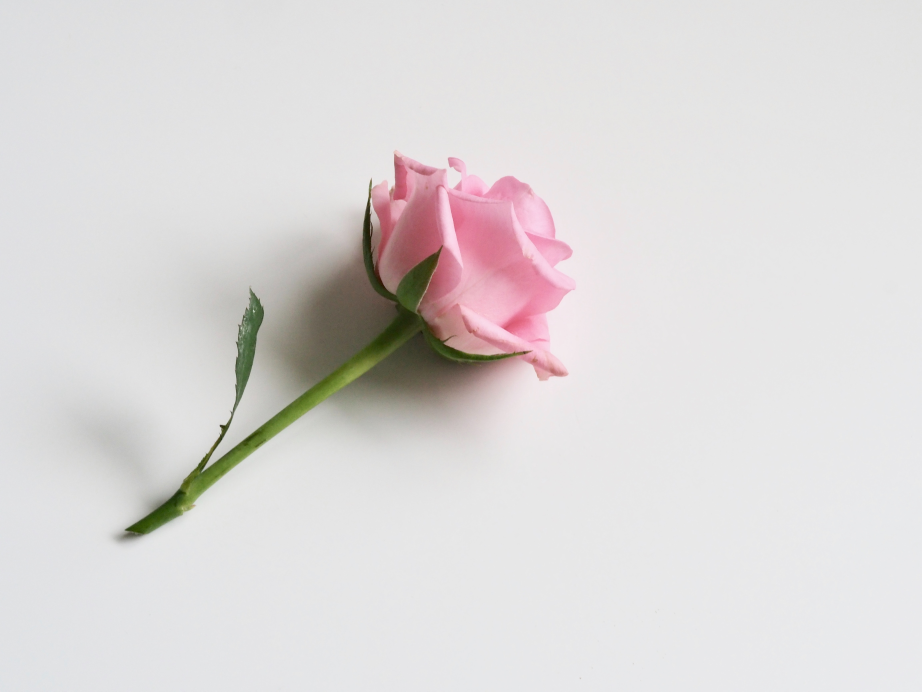
#> input picture computer_vision/images/rose.jpg, 4608 x 3456 px (shown at 1/5 size); the run also reads 2 pictures not shown here
$ jupyter execute homography.ipynb
#> lines starting #> are read from the running program, lines starting #| are printed output that depends on the picture
### computer_vision/module/utility.py
import matplotlib.pyplot as plt
import numpy as np
from matplotlib.colors import hsv_to_rgb


def show_images(*img_label_tuples, grey=True):
    if len(img_label_tuples) == 1 and type(img_label_tuples[0]) == list:
        img_label_tuples = img_label_tuples[0]

    n = len(list(img_label_tuples))
    f = plt.figure(figsize=(12.8, 9.6))

    axes = [f.add_subplot(100 + 10 * n + i) for i in range(1, n+1)]

    imgs_max = 1 if all([image.max() <= 1 for image, *
                        _ in img_label_tuples]) else 255

    for ax, (image, label, *others) in zip(axes, img_label_tuples):
        ax.title.set_text(label)
        autoscale = others[0] if len(others) > 0 else False
        vmin, vmax = (0, imgs_max) if not autoscale else (
            image.min(), image.max())
        if grey:
            ax.imshow(image, cmap='gray', vmin=vmin, vmax=vmax)
        else:
            ax.imshow(image)

        ax.xaxis.set_visible(False)
        ax.yaxis.set_visible(False)


# [24 lines left out: function show_pyramids, not called in this run]


def array_is_equal(arr1, arr2, epsilon=1e-10):
    return np.abs((arr1 - arr2)).max() < epsilon


# [17 lines left out: functions make_segments, interact_func, not called in this run]

### common/utility.py
import inspect
import matplotlib.pyplot as plt

def show_implementation(cls, section=None):
    SECTION_DELIMITER = "Section"
    found_section = False
    it = inspect.getsourcelines(cls)[0]
    print(it[0], end='')
    for line in it[1:]:
        if section is not None and section not in line and not found_section:
            continue
        found_section = True

        if SECTION_DELIMITER in line and section is not None and section not in line:
            break
        print(line, end='')

### computer_vision/module/homography.py
import numpy as np


def homography(H, ps):
    Ps = np.hstack((ps, np.ones((ps.shape[0], 1))))

    P_primes = np.array([H @ p for p in Ps])
    p_primes = (P_primes[:, 0:2] / P_primes[:,
                2].reshape((-1, 1)))
    p_primes = p_primes.reshape(ps.shape)
    return p_primes


def indices(image):
    return np.indices(image.shape).transpose(
        (1, 2, 0)).reshape((-1, 2))

### computer_vision/module/dlt.py
import numpy as np


def dlt(ps, p_primes):
    assert len(ps) == len(p_primes)
    xs, ys = ps[:, 0], ps[:, 1]
    x_primes, y_primes = p_primes[:, 0], p_primes[:, 1]

    arr = []
    for x, x_p, y, y_p in zip(xs, x_primes, ys, y_primes):
        arr.append([-x, -y, -1, 0, 0, 0, x * x_p, y * x_p, x_p])
        arr.append([0, 0, 0, -x, -y, -1, x * y_p, y * y_p, y_p])
    A = np.array(arr)
    H = np.linalg.svd(A)[-1][-1].reshape(3, 3)

    return H / H[2][2]  # Make bottom right corner 1 for ease of representation

### computer_vision/module/ransac.py
import numpy as np


def ransac(sample_pool, N, sample_size, dist_func, delta, return_metric=False):
    best = (None, 0)
    for _ in range(N):
        indices = np.random.choice(
            np.arange(sample_pool.shape[0]), size=sample_size, replace=False)
        sample = sample_pool[indices]
        num_inliers = (dist_func(sample, sample_pool) <= delta).sum()

        if num_inliers > best[1]:
            best = (sample, num_inliers)

    return best if return_metric else best[0]

### computer_vision/module/image_warp.py
from scipy.spatial import KDTree
import numpy as np


def warp(pixels, image, n=5, eps=1e-6, max_d=3):
    grid = np.indices(image.shape).transpose(1, 2, 0)

    tree = KDTree(pixels.reshape((-1, 2)))
    dist, indices = tree.query(grid, n, workers=-1, distance_upper_bound=max_d)
    indices[dist == np.inf] = 0

    intensities = image.ravel()[indices]

    metric = (1/(dist+eps) + eps)
    avg_intensities = (intensities * metric).sum(axis=-1) / \
        (metric.sum(axis=-1))
    domain = (dist.min(axis=-1) != np.inf).reshape(image.shape)
    return avg_intensities.round().astype('uint8'), domain

### computer_vision/homography.ipynb
[cell 1]
from PIL import Image
import matplotlib.pyplot as plt
import numpy as np
from module.utility import show_images
from common.utility import show_implementation

[cell 2]
rose_image = Image.open("images/rose.jpg").resize((288, 216))
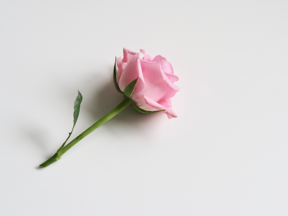
#> rose_image: PIL image 288x216 RGB; mean R, G, B 220.2, 216.7, 216.5
rose_image = np.array(rose_image.convert("L"))
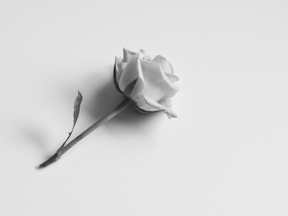
#> rose_image: shape (216, 288); min 27, max 238, mean 217.7

# Homography

After the [descriptor chapter](./descriptor.ipynb), we can:
1. identify key points
2. describe the area around the key points
3. perform matching on that points

Now, all that is left is to stitch the two images together based on the key point location.

However, it becomes clear that only shifting the image is not always sufficient to align the two images together.
For example. the image may be rotated, scaled, or even taken from a different plane.

Thus, we need a way to transform the image (based on the transformation of the key points) for better alignment.

## Image projection

In all the previous chapters, we have performed functions on the pixel value of the image.
In a more mathematical form, given a location $x$, the function of the pixel values of the image $F$, and some function $h$, the original image is given as $F(x)$ and our transformed image $G(x)$ is defined as:

$$
G(x) = h(F(x))
$$

However, to align the image, we need to change the domain of $F$.
That is, our transformed image should have the form of:
$$
G(x) = F(h(x))
$$

This means that each pixel at $x$ in $G$ is obtaining its value from the pixel at $h(x)$ in $F$.

### Analogy
A way of thinking about it is to image the image is transformed into individual "blobs of paint".
Then we apply a transformation to move each blob to a new position.
The resulting image would be our desired $G(x)$.

[cell 3]
lo = min(rose_image.shape)
square_rose = rose_image[:lo, :lo]
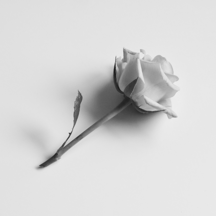
#> square_rose: shape (216, 216); min 27, max 238, mean 213.4
fig = plt.figure(figsize=(15, 5))
axs = fig.subplots(1, 3, sharex=True, sharey=True)
axs[0].imshow(square_rose, cmap="gray")
axs[0].set_aspect("auto")
axs[0].set_title("Original image")

y, x = np.linspace(0, square_rose.shape[0] - 1, num=30, dtype="int32"), np.linspace(
    0, square_rose.shape[1] - 1, num=30, dtype="int32"
)
y, x = np.meshgrid(x, y)
y, x = y.ravel(), x.ravel()
axs[1].scatter(x, y, c=square_rose[y, x], cmap="gray", s=10)
axs[1].set_title("Image as paint blobs")

irt2 = 1 / 2**0.5
transformed = np.array([[irt2, -irt2], [irt2, irt2]]) @ np.vstack((x, y))
axs[2].scatter(*transformed, c=square_rose[y, x], cmap="gray", s=10)
axs[2].set_title("Transformed paint blobs")

axs[0].invert_yaxis()
plt.gca().invert_yaxis()
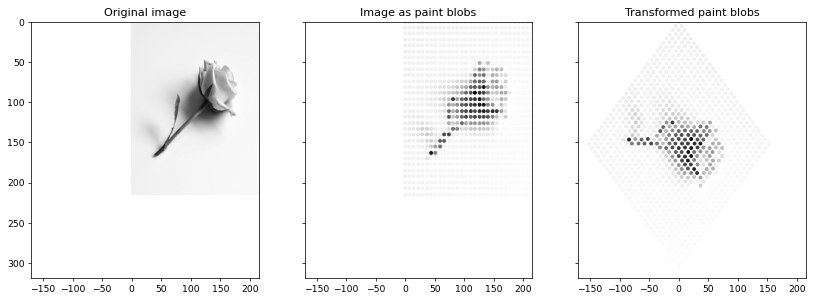
#> figure drawn by matplotlib, 3 panels

Notice that parts of our image may land outside of the positive x and y axis.
This is something we need to account for later

## Types of 2D transformations
Since our pixel location is 2 dimensional, we should look at the types of 2D transformation we can perform on an image.

It is as follows:
* Translation
* Rotation
* Scaling
* Affine
* Projective

For image stitching, we would require projective transformation (**homography**) as it will account for the change in plane of the image.

[cell 4]
ps = np.array([[-1, -1], [-1, 1], [1, 1], [1, -1]])
rt2 = np.sqrt(2)
all_p_primes = np.array(
    [
        ps + (0, 1),
        [[-rt2, 0], [0, rt2], [rt2, 0], [0, -rt2]],
        ps * 2,
        [[-1, -1], [0, 1], [2, 1], [1, -1]],
        [[-1, -1], [-2, 1], [2, 1], [1, -1]],
    ]
)

titles = ["Translation", "Rotation", "Scaling", "Affine", "Projective"]

num_rows = all_p_primes.shape[0]
fig = plt.figure(figsize=(8, 5 * num_rows))
axs = fig.subplots(num_rows, 2, sharex=True, sharey=True)

for row, p_primes, title in zip(axs, all_p_primes, titles):
    ax1, ax2 = row

    ax1.fill(ps[:, 0], ps[:, 1], "ko")
    ax2.fill(p_primes[:, 0], p_primes[:, 1], "ko")
    ax2.set_title(title)

plt.show()
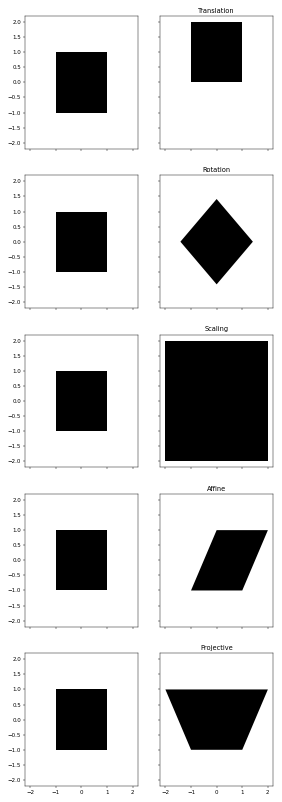
#> figure drawn by matplotlib, 10 panels

Hence, we can apply homography when the image have any of the following properties:
* the scene is planar (*ie* a picture of a flat wall)
* or approximately planar (*ie* the scene is far away or have little depth variation)
* the scene is captured under camera rotation **only**, with not translation.

This is together with the (obvious) assumption that the things within the image did not move (significantly) independently of one another.

## Applying homography

Suppose that we wish to transform a pixel location $p$ to $p'$, and we know the homography matrix H.
It is clear that both $p$ and $p'$ are 2 dimensional.
Since homography are linear operations, we can define them as a matrix multiplication with $p$.

Thus, we get $p' = Hp$

<p hidden>TODO: Add linear algebra chapter<p/>

From [linear algebra](./), we learnt that we can use matrices to change the dimension that we are working in, and the matrix $\begin{pmatrix}0 & 1 \\ -1 & 0\end{pmatrix}$ correspond to a 90 degree clockwise rotation on the domain.

[cell 5]
# For visualization, we supply this loose image warping function.
# Proper image warping will be discussed later
def loose_warp(p_primes, reference_image):
    p_primes = p_primes.reshape(*reference_image.shape, 2)
    p_primes = p_primes.round().astype("int32")
    if p_primes.ndim == 2:
        return reference_image[p_primes[:, 0], p_primes[:, 1]]
    elif p_primes.ndim == 3:
        return reference_image[p_primes[:, :, 0], p_primes[:, :, 1]]

    raise "Unknown dimension provided"

[cell 6]
rose_image_padded = np.pad(
    rose_image,
    (
        (0, max(rose_image.shape) - rose_image.shape[0]),
        (0, max(rose_image.shape) - rose_image.shape[1]),
    ),
    constant_values=0,
)
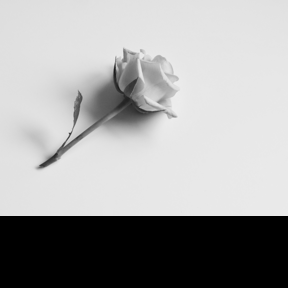
#> rose_image_padded: shape (288, 288); min 0, max 238, mean 163.3

indices = np.indices(rose_image_padded.shape).transpose((1, 2, 0)).reshape((-1, 2))

H = np.array([[0, 1], [-1, 0]])

rotated = np.array([H @ p for p in indices])
h, w = rose_image_padded.shape
transformed_image = loose_warp(rotated.reshape((h, w, 2)), rose_image_padded)
#> in loose_warp, `return reference_image[p_primes[:, :, 0], p_primes[:, :, 1]]`:
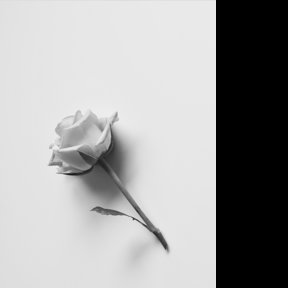
#> returned value: shape (288, 288); min 0, max 238, mean 163.3
show_images(
    (rose_image, "Original Image"),
    (rose_image_padded, "Padded image"),
    (transformed_image, "Rotated image"),
)

Indeed, the matrix $H$ correspond to a rotation.
We added padding so that the domain of $p$ is the same as $p'$.

<span id='side-note'/>

**NOTE**

($H$ doesn't actually result in the above transformation.
Suppose we consider the pixel location (10, 0), then after applying the homography, the new pixel location would be (0, -10).
But since we don't have a pixel value at a negative coordinate, the resulting image would be effectively blank.
However, `numpy` allows for negative indexing of their array, and it just so happens that the negative index corresponds to a correct domain referencing such that the result is proper rotation.
To achieve a correct homography for rotation, we would need to make the center of the image (0, 0) and perform rotation, which we will account for this we have a better understanding of homography.

Secondly, we are referencing the original image using the transformed pixel as a location.
However, we should be sending all the original image pixels into the transformed domain instead.
Because we did the "wrong" thing, the resultant transformation is actually the inverse operation, _ie_ a 90 degrees **anti-clockwise** rotation.
We are doing the "wrong" process now to show the effects of the matrix operations, the proper method will be discussed under [image warping](#Image-warping))

## Homogeneous coordinates
From using the above formulation of a $2 \times 2$ homography matrix $H$, we can verify that we can indeed perform rotations, scaling, affine and projective transformations.

Through some experimentation, we also would realized that **we are unable to represent translation using a $2\times 2$ matrix $H$**.

A way to reason about it is because we have no way of increasing a certain pixel location by a constant amount as we do not have a "constant row" in $p$ to multiply against when we do the matrix multiplication of $Hp$.

Hence, we introduce the concept of a **homogeneous** coordinates (our previous 2D coordinate are **heterogeneous**)

For any point $p = (x,y)$, we represent it as $P = (x,y,1)$ instead.
And our $H$ is now a $3 \times 3$ matrix.

Hence, we get the following

$$
p = \begin{pmatrix}x \\ y \end{pmatrix} \Rightarrow
P = \begin{pmatrix}x \\ y \\ 1\end{pmatrix}
$$

$$
P' = HP
$$

$$
P' = \begin{pmatrix}x' \\ y' \\ w' \end{pmatrix} \Rightarrow
p' = \begin{pmatrix}x' / w' \\ y' / w'\end{pmatrix}
$$

Notice that we can set the last column of $H$ to be $(0, 0, 1)$, and it would correspond to a transformation without translation.

And any of the non-zero values on the last column of H (except the last row) will correspond to a translation transformation.

[cell 7]
from module.homography import homography, indices

show_implementation(homography)

[cell 8]
def discretize(p_primes, reference_image):
    p_primes = p_primes.reshape(*reference_image.shape, 2)
    p_primes = p_primes.round().astype("int32")
    valid_xy = p_primes >= 0
    valid_xy &= valid_xy[:, :, ::-1]
    p_primes = np.where(valid_xy, p_primes, 0)
    transformed_image = np.zeros(
        (p_primes[:, :, 0].max() + 1, p_primes[:, :, 1].max() + 1)
    )
    transformed_image[p_primes[:, :, 0], p_primes[:, :, 1]] = reference_image

    return transformed_image

[cell 9]
def square(image):
    return np.pad(
        image,
        (
            (0, max(image.shape) - image.shape[0]),
            (0, max(image.shape) - image.shape[1]),
        ),
        constant_values=0,
    )

[cell 10]
image_padded = square(rose_image)

H = np.array([[0, 1, 0], [-1, 0, 0], [0, 0, 1]])
p_primes = homography(H, indices(image_padded))
#> in homography, `p_primes = (P_primes[:, 0:2] / P_primes[:, 2].reshape((-1, 1)))`: p_primes = 82944 pairs, first value 0 to 287, second value -287 to 0
transformed = loose_warp(p_primes, image_padded)
show_images(
    (rose_image, "Original Image"),
    (image_padded, "Padded image"),
    (transformed, "Rotated image"),
)

$(0, 0, 1)$ on last row gives us the same transformation as in heterogeneous coordinates.

[cell 11]
image_padded = square(rose_image)

H = np.array([[1, 0, 50], [0, 1, 0], [0, 0, 1]], dtype="uint32")
p_primes = homography(H, indices(rose_image))
#> p_primes = 62208 pairs, first value 50 to 265, second value 0 to 287
transformed_image = discretize(p_primes, rose_image)
#> in discretize, `transformed_image[p_primes[:, :, 0], p_primes[:, :, 1]] = reference_im..`:
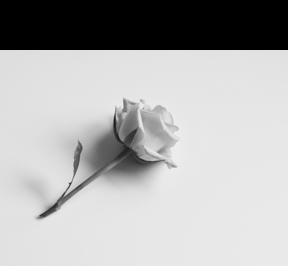
#> transformed_image: shape (266, 288) float64; min 0, max 238, mean 176.8
show_images((rose_image, "Original Image"), (transformed_image, "Translated image"))

And the values in the last column dictates the amount of translation to the image.

## Computing homography

Remember our motivation.
We were given a set of points $p$ which are matched to $p'$ in a new image.
Now, we wish to find some homography matrix $H$ such that it matches points $p$ to $p'$, such that we can apply this transformation to all points in the image.

Thus, the problem statement is:

*Given a set of matched key points $(p_i, p_i')$, find the best estimate of $H$ such that*
$$
P' = H P
$$

### Direct Linear Transform

Firstly, we make some assumptions of our desired H.
**We assume that the transformation is "linear"; that is, $w'$ is constant.**
Because of this, we can rewrite our matrix as below, using $\alpha$ as the constant scale factor used to account for $w'$.

$$
\begin{pmatrix}
x' \\
y' \\
1
\end{pmatrix}
=
\alpha
\begin{pmatrix}
h_1 & h_2 & h_3 \\
h_4 & h_5 & h_6 \\
h_7 & h_8 & h_9 \\
\end{pmatrix}
\begin{pmatrix}
x \\
y \\
1
\end{pmatrix}
$$

Comparing the first 2 rows with the last row, we get the following
$$
x'(h_7x + h_8y + h_9) = (h_1x + h_2y + h_3) \\
y'(h_7x + h_8y + h_9) = (h_4x + h_5y + h_6)
$$

Rearranging, we get
$$
h_7xx' + h_8 yx' + h_9x' - h_1 x - h_2 y - h_3 = 0\\
h_7xy' + h_8 yy' + h_9y' - h_4 x - h_5 y - h_6 = 0
$$

Notice that we can describe this as a matrix:
$$
A_ih = 0
$$

where
$$
 A_i = \begin{pmatrix}-x & -y & -1 & 0  &  0 & 0  & xx' & yx' & x'
                    \\ 0 &  0 &  0 & -x & -y & -1 & xy' & yy' & y' \end{pmatrix}\\
h = \begin{pmatrix}h_1 & h_2 & h_3 & h_4 & h_5 & h_6 &h_7 &h_8 & h_9\end{pmatrix}^T
$$

Note that there is an $A_i$ for each pair of matched points $p_i, p_i'$, thus we can stack all these constraints together to get
$$
Ah = 0
$$

We can use the perform **singular value decomposition** on $A$ to obtain $$A = U \Sigma V^T$$.
<span hidden>TODO: Add link?</span>

Then we obtain the singular value corresponding to the smallest singular value $h=v_i$.

Lastly, we reshape it to obtain our desired $H$.

[cell 12]
from module.dlt import dlt

show_implementation(dlt)

#### Example

[cell 13]
ps = np.array([(0, 0), (10, 0), (0, 10), (10, 10)])
p_primes = np.array([(0, 1), (10, 1), (0, 11), (10, 11)])

plt.plot(ps[:, 0], ps[:, 1], "bo")

for p, p_prime in zip(ps, p_primes):
    x, y = p_prime[0] - p[0], p_prime[1] - p[1]
    plt.arrow(p[0], p[1], x, y, color="red", width=0.1)
plt.show()
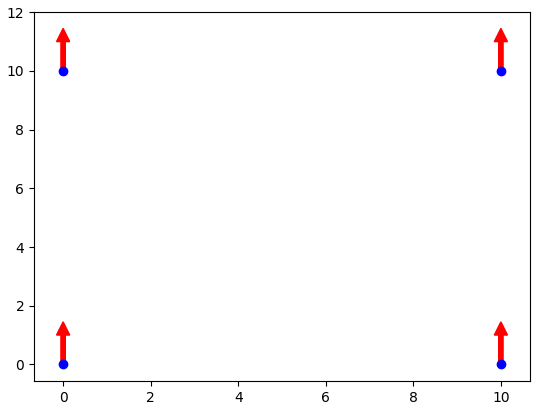
#> figure drawn by matplotlib, 1 panel

Suppose our $p$ and $p'$ were as per above.
We can see that it is a translation of the $y$ variable by 1.

[cell 14]
np.set_printoptions(suppress=True)

H = dlt(ps, p_primes)
print(H)

Thus, this is our computed $H$.
Keen readers would recognize that this is indeed a translation homography of 1 pixel in the $y$ axis.

[cell 15]
P_primes = H @ np.vstack((ps.transpose(), np.ones(ps.transpose()[0].shape)))
Ps = P_primes[:2] / P_primes[2]
print(Ps)

Applying the homography onto our original $p$ does indeed gives us our $p'$.

Now, moving back to the example of our rose image.

[cell 16]
plt.imshow(rose_image_padded, cmap="gray")
ps = [(72, 72), (72, 216), (216, 216), (216, 72)]
p_primes = ps[1:] + ps[:1]
ps, p_primes = np.array(ps), np.array(p_primes)

plt.plot(ps[:, 0], ps[:, 1], "bo")

for p, p_prime in zip(ps, p_primes):
    x, y = p_prime[0] - p[0], p_prime[1] - p[1]
    x, y = np.clip(x, -120, 120), np.clip(y, -120, 120)
    plt.arrow(p[0], p[1], x, y, color="red", width=3)

plt.show()
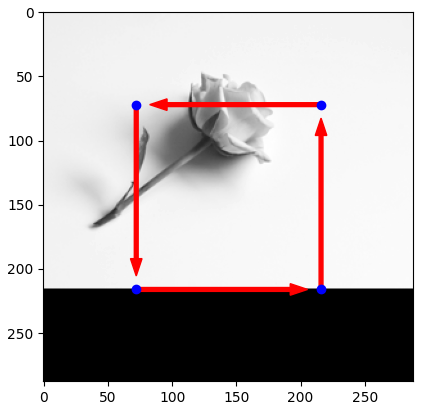
#> figure drawn by matplotlib, 1 panel

Suppose we consider the homography derived from the transformation of the above 4 points.
This would be a clockwise rotation of the image around the center.

[cell 17]
H = dlt(ps, p_primes)
#> (the rest of the program and of its run is left out)
